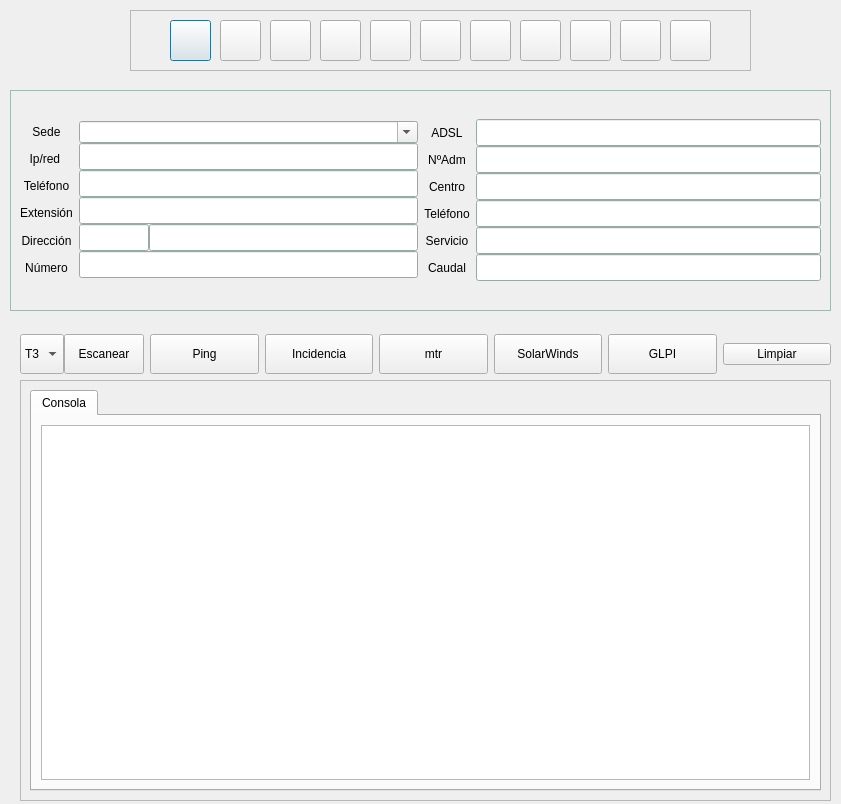
<?xml version="1.0" encoding="UTF-8"?>
<ui version="4.0">
 <class>Soporte</class>
 <widget class="QDialog" name="Soporte">
  <property name="geometry">
   <rect>
    <x>0</x>
    <y>0</y>
    <width>841</width>
    <height>804</height>
   </rect>
  </property>
  <property name="windowTitle">
   <string>Soporte</string>
  </property>
  <property name="styleSheet">
   <string notr="true">color= red;</string>
  </property>
  <widget class="QFrame" name="frame">
   <property name="geometry">
    <rect>
     <x>10</x>
     <y>90</y>
     <width>821</width>
     <height>221</height>
    </rect>
   </property>
   <property name="palette">
    <palette>
     <active>
      <colorrole role="Base">
       <brush brushstyle="SolidPattern">
        <color alpha="255">
         <red>255</red>
         <green>255</green>
         <blue>255</blue>
        </color>
       </brush>
      </colorrole>
      <colorrole role="Window">
       <brush brushstyle="SolidPattern">
        <color alpha="255">
         <red>210</red>
         <green>239</green>
         <blue>228</blue>
        </color>
       </brush>
      </colorrole>
     </active>
     <inactive>
      <colorrole role="Base">
       <brush brushstyle="SolidPattern">
        <color alpha="255">
         <red>255</red>
         <green>255</green>
         <blue>255</blue>
        </color>
       </brush>
      </colorrole>
      <colorrole role="Window">
       <brush brushstyle="SolidPattern">
        <color alpha="255">
         <red>210</red>
         <green>239</green>
         <blue>228</blue>
        </color>
       </brush>
      </colorrole>
     </inactive>
     <disabled>
      <colorrole role="Base">
       <brush brushstyle="SolidPattern">
        <color alpha="255">
         <red>210</red>
         <green>239</green>
         <blue>228</blue>
        </color>
       </brush>
      </colorrole>
      <colorrole role="Window">
       <brush brushstyle="SolidPattern">
        <color alpha="255">
         <red>210</red>
         <green>239</green>
         <blue>228</blue>
        </color>
       </brush>
      </colorrole>
     </disabled>
    </palette>
   </property>
   <property name="frameShape">
    <enum>QFrame::StyledPanel</enum>
   </property>
   <property name="frameShadow">
    <enum>QFrame::Plain</enum>
   </property>
   <property name="lineWidth">
    <number>2</number>
   </property>
   <layout class="QGridLayout" name="gridLayout_7">
    <item row="0" column="0">
     <layout class="QGridLayout" name="gridLayout_4">
      <item row="0" column="0">
       <layout class="QGridLayout" name="gridLayout_5">
        <item row="0" column="0">
         <layout class="QGridLayout" name="gridLayout_6">
          <item row="0" column="0">
           <widget class="QLabel" name="label_2">
            <property name="text">
             <string>Sede</string>
            </property>
            <property name="alignment">
             <set>Qt::AlignCenter</set>
            </property>
           </widget>
          </item>
          <item row="1" column="0">
           <widget class="QLabel" name="label">
            <property name="text">
             <string>Ip/red </string>
            </property>
            <property name="alignment">
             <set>Qt::AlignCenter</set>
            </property>
           </widget>
          </item>
          <item row="2" column="0">
           <widget class="QLabel" name="label_3">
            <property name="text">
             <string>Teléfono</string>
            </property>
            <property name="alignment">
             <set>Qt::AlignCenter</set>
            </property>
           </widget>
          </item>
          <item row="3" column="0">
           <widget class="QLabel" name="label_4">
            <property name="text">
             <string>Extensión</string>
            </property>
            <property name="alignment">
             <set>Qt::AlignCenter</set>
            </property>
           </widget>
          </item>
          <item row="4" column="0">
           <widget class="QLabel" name="label_5">
            <property name="text">
             <string>Dirección</string>
            </property>
            <property name="alignment">
             <set>Qt::AlignCenter</set>
            </property>
           </widget>
          </item>
          <item row="5" column="0">
           <widget class="QLabel" name="label_6">
            <property name="text">
             <string>Número</string>
            </property>
            <property name="alignment">
             <set>Qt::AlignCenter</set>
            </property>
           </widget>
          </item>
         </layout>
        </item>
        <item row="0" column="1">
         <layout class="QVBoxLayout" name="verticalLayout_2">
          <property name="spacing">
           <number>0</number>
          </property>
          <item>
           <widget class="QComboBox" name="cb_sede">
            <property name="minimumSize">
             <size>
              <width>320</width>
              <height>0</height>
             </size>
            </property>
            <property name="editable">
             <bool>true</bool>
            </property>
           </widget>
          </item>
          <item>
           <widget class="QLineEdit" name="lineEdit_ip">
            <property name="minimumSize">
             <size>
              <width>320</width>
              <height>27</height>
             </size>
            </property>
            <property name="focusPolicy">
             <enum>Qt::StrongFocus</enum>
            </property>
           </widget>
          </item>
          <item>
           <widget class="QLineEdit" name="lineEdit_telefono">
            <property name="minimumSize">
             <size>
              <width>320</width>
              <height>27</height>
             </size>
            </property>
           </widget>
          </item>
          <item>
           <widget class="QLineEdit" name="lineEdit_extension">
            <property name="minimumSize">
             <size>
              <width>320</width>
              <height>27</height>
             </size>
            </property>
           </widget>
          </item>
          <item>
           <layout class="QGridLayout" name="gridLayout_3">
            <property name="sizeConstraint">
             <enum>QLayout::SetDefaultConstraint</enum>
            </property>
            <property name="verticalSpacing">
             <number>0</number>
            </property>
            <item row="0" column="0">
             <widget class="QLineEdit" name="lineEdit_direccion_tipo">
              <property name="minimumSize">
               <size>
                <width>50</width>
                <height>27</height>
               </size>
              </property>
              <property name="maximumSize">
               <size>
                <width>70</width>
                <height>16777215</height>
               </size>
              </property>
             </widget>
            </item>
            <item row="0" column="1">
             <widget class="QLineEdit" name="lineEdit_direccion">
              <property name="minimumSize">
               <size>
                <width>200</width>
                <height>27</height>
               </size>
              </property>
             </widget>
            </item>
           </layout>
          </item>
          <item>
           <widget class="QLineEdit" name="lineEdit_numero">
            <property name="minimumSize">
             <size>
              <width>320</width>
              <height>27</height>
             </size>
            </property>
           </widget>
          </item>
         </layout>
        </item>
       </layout>
      </item>
      <item row="0" column="1">
       <layout class="QHBoxLayout" name="horizontalLayout_5">
        <item>
         <layout class="QVBoxLayout" name="verticalLayout_3">
          <property name="spacing">
           <number>0</number>
          </property>
          <item>
           <widget class="QLabel" name="label_7">
            <property name="text">
             <string>ADSL</string>
            </property>
            <property name="alignment">
             <set>Qt::AlignCenter</set>
            </property>
           </widget>
          </item>
          <item>
           <widget class="QLabel" name="label_8">
            <property name="text">
             <string>NºAdm</string>
            </property>
            <property name="alignment">
             <set>Qt::AlignCenter</set>
            </property>
           </widget>
          </item>
          <item>
           <widget class="QLabel" name="label_9">
            <property name="text">
             <string>Centro</string>
            </property>
            <property name="alignment">
             <set>Qt::AlignCenter</set>
            </property>
           </widget>
          </item>
          <item>
           <widget class="QLabel" name="label_10">
            <property name="text">
             <string>Teléfono</string>
            </property>
            <property name="alignment">
             <set>Qt::AlignCenter</set>
            </property>
           </widget>
          </item>
          <item>
           <widget class="QLabel" name="label_11">
            <property name="text">
             <string>Servicio</string>
            </property>
            <property name="alignment">
             <set>Qt::AlignCenter</set>
            </property>
           </widget>
          </item>
          <item>
           <widget class="QLabel" name="label_12">
            <property name="text">
             <string>Caudal</string>
            </property>
            <property name="alignment">
             <set>Qt::AlignCenter</set>
            </property>
           </widget>
          </item>
         </layout>
        </item>
        <item>
         <layout class="QVBoxLayout" name="verticalLayout_4">
          <property name="spacing">
           <number>0</number>
          </property>
          <item>
           <widget class="QLineEdit" name="lineEdit_adsl">
            <property name="minimumSize">
             <size>
              <width>320</width>
              <height>27</height>
             </size>
            </property>
           </widget>
          </item>
          <item>
           <widget class="QLineEdit" name="lineEdit_n_adm">
            <property name="minimumSize">
             <size>
              <width>320</width>
              <height>27</height>
             </size>
            </property>
           </widget>
          </item>
          <item>
           <widget class="QLineEdit" name="lineEdit_centro">
            <property name="minimumSize">
             <size>
              <width>320</width>
              <height>27</height>
             </size>
            </property>
           </widget>
          </item>
          <item>
           <widget class="QLineEdit" name="lineEdit_telefono_centro">
            <property name="minimumSize">
             <size>
              <width>320</width>
              <height>27</height>
             </size>
            </property>
           </widget>
          </item>
          <item>
           <widget class="QLineEdit" name="lineEdit_servicio">
            <property name="minimumSize">
             <size>
              <width>320</width>
              <height>27</height>
             </size>
            </property>
           </widget>
          </item>
          <item>
           <widget class="QLineEdit" name="lineEdit_caudal">
            <property name="minimumSize">
             <size>
              <width>320</width>
              <height>27</height>
             </size>
            </property>
           </widget>
          </item>
         </layout>
        </item>
       </layout>
      </item>
     </layout>
    </item>
   </layout>
  </widget>
  <widget class="QFrame" name="frame_2">
   <property name="geometry">
    <rect>
     <x>130</x>
     <y>10</y>
     <width>621</width>
     <height>61</height>
    </rect>
   </property>
   <property name="minimumSize">
    <size>
     <width>570</width>
     <height>61</height>
    </size>
   </property>
   <property name="frameShape">
    <enum>QFrame::StyledPanel</enum>
   </property>
   <property name="frameShadow">
    <enum>QFrame::Raised</enum>
   </property>
   <widget class="QPushButton" name="pB_gmenu">
    <property name="geometry">
     <rect>
      <x>40</x>
      <y>10</y>
      <width>41</width>
      <height>41</height>
     </rect>
    </property>
    <property name="toolTip">
     <string>MOAD</string>
    </property>
    <property name="toolTipDuration">
     <number>-1</number>
    </property>
    <property name="text">
     <string/>
    </property>
    <property name="icon">
     <iconset resource="../iconos.qrc">
      <normaloff>:/imagenes/iconos/soporte/moad.png</normaloff>:/imagenes/iconos/soporte/moad.png</iconset>
    </property>
    <property name="iconSize">
     <size>
      <width>30</width>
      <height>30</height>
     </size>
    </property>
   </widget>
   <widget class="QPushButton" name="pB_gtablon">
    <property name="geometry">
     <rect>
      <x>140</x>
      <y>10</y>
      <width>41</width>
      <height>41</height>
     </rect>
    </property>
    <property name="toolTip">
     <string>GTablón</string>
    </property>
    <property name="toolTipDuration">
     <number>-1</number>
    </property>
    <property name="text">
     <string/>
    </property>
    <property name="icon">
     <iconset resource="../iconos.qrc">
      <normaloff>:/imagenes/iconos/soporte/gtablon.png</normaloff>:/imagenes/iconos/soporte/gtablon.png</iconset>
    </property>
    <property name="iconSize">
     <size>
      <width>30</width>
      <height>30</height>
     </size>
    </property>
   </widget>
   <widget class="QPushButton" name="pB_isl">
    <property name="geometry">
     <rect>
      <x>440</x>
      <y>10</y>
      <width>41</width>
      <height>41</height>
     </rect>
    </property>
    <property name="toolTip">
     <string>ISLOnline</string>
    </property>
    <property name="text">
     <string/>
    </property>
    <property name="icon">
     <iconset resource="../iconos.qrc">
      <normaloff>:/imagenes/iconos/soporte/ISL50x50.png</normaloff>:/imagenes/iconos/soporte/ISL50x50.png</iconset>
    </property>
    <property name="iconSize">
     <size>
      <width>30</width>
      <height>30</height>
     </size>
    </property>
   </widget>
   <widget class="QPushButton" name="pB_citrix">
    <property name="geometry">
     <rect>
      <x>340</x>
      <y>10</y>
      <width>41</width>
      <height>41</height>
     </rect>
    </property>
    <property name="toolTip">
     <string>Citrix</string>
    </property>
    <property name="toolTipDuration">
     <number>-1</number>
    </property>
    <property name="text">
     <string/>
    </property>
    <property name="icon">
     <iconset resource="../iconos.qrc">
      <normaloff>:/imagenes/iconos/soporte/citrix.png</normaloff>:/imagenes/iconos/soporte/citrix.png</iconset>
    </property>
    <property name="iconSize">
     <size>
      <width>30</width>
      <height>30</height>
     </size>
    </property>
   </widget>
   <widget class="QPushButton" name="pB_epol">
    <property name="geometry">
     <rect>
      <x>190</x>
      <y>10</y>
      <width>41</width>
      <height>41</height>
     </rect>
    </property>
    <property name="toolTip">
     <string>EPol</string>
    </property>
    <property name="toolTipDuration">
     <number>-1</number>
    </property>
    <property name="text">
     <string/>
    </property>
    <property name="icon">
     <iconset resource="../iconos.qrc">
      <normaloff>:/imagenes/iconos/soporte/epol.png</normaloff>:/imagenes/iconos/soporte/epol.png</iconset>
    </property>
    <property name="iconSize">
     <size>
      <width>30</width>
      <height>30</height>
     </size>
    </property>
   </widget>
   <widget class="QPushButton" name="pB_aytos">
    <property name="geometry">
     <rect>
      <x>390</x>
      <y>10</y>
      <width>41</width>
      <height>41</height>
     </rect>
    </property>
    <property name="toolTip">
     <string>Incidencias Sede</string>
    </property>
    <property name="toolTipDuration">
     <number>-1</number>
    </property>
    <property name="text">
     <string/>
    </property>
    <property name="icon">
     <iconset resource="../iconos.qrc">
      <normaloff>:/imagenes/iconos/soporte/aytos.png</normaloff>:/imagenes/iconos/soporte/aytos.png</iconset>
    </property>
    <property name="iconSize">
     <size>
      <width>30</width>
      <height>30</height>
     </size>
    </property>
   </widget>
   <widget class="QPushButton" name="pB_portafirmas">
    <property name="geometry">
     <rect>
      <x>90</x>
      <y>10</y>
      <width>41</width>
      <height>41</height>
     </rect>
    </property>
    <property name="toolTip">
     <string>Portafirmas</string>
    </property>
    <property name="toolTipDuration">
     <number>-1</number>
    </property>
    <property name="text">
     <string/>
    </property>
    <property name="icon">
     <iconset resource="../iconos.qrc">
      <normaloff>:/imagenes/iconos/soporte/portafirmas.png</normaloff>:/imagenes/iconos/soporte/portafirmas.png</iconset>
    </property>
    <property name="iconSize">
     <size>
      <width>30</width>
      <height>30</height>
     </size>
    </property>
   </widget>
   <widget class="QPushButton" name="pB_listin">
    <property name="geometry">
     <rect>
      <x>490</x>
      <y>10</y>
      <width>41</width>
      <height>41</height>
     </rect>
    </property>
    <property name="toolTip">
     <string>Listin Telefónico</string>
    </property>
    <property name="toolTipDuration">
     <number>-1</number>
    </property>
    <property name="text">
     <string/>
    </property>
    <property name="icon">
     <iconset resource="../iconos.qrc">
      <normaloff>:/imagenes/iconos/soporte/listin.jpeg</normaloff>:/imagenes/iconos/soporte/listin.jpeg</iconset>
    </property>
    <property name="iconSize">
     <size>
      <width>30</width>
      <height>30</height>
     </size>
    </property>
   </widget>
   <widget class="QPushButton" name="pB_perilContratante">
    <property name="geometry">
     <rect>
      <x>290</x>
      <y>10</y>
      <width>41</width>
      <height>41</height>
     </rect>
    </property>
    <property name="toolTip">
     <string>Portal del Contratante</string>
    </property>
    <property name="toolTipDuration">
     <number>-1</number>
    </property>
    <property name="text">
     <string/>
    </property>
    <property name="icon">
     <iconset resource="../iconos.qrc">
      <normaloff>:/imagenes/iconos/soporte/perfilcontratante.png</normaloff>:/imagenes/iconos/soporte/perfilcontratante.png</iconset>
    </property>
    <property name="iconSize">
     <size>
      <width>30</width>
      <height>30</height>
     </size>
    </property>
   </widget>
   <widget class="QPushButton" name="pB_guadaltel">
    <property name="geometry">
     <rect>
      <x>240</x>
      <y>10</y>
      <width>41</width>
      <height>41</height>
     </rect>
    </property>
    <property name="toolTip">
     <string>Redmine</string>
    </property>
    <property name="toolTipDuration">
     <number>-1</number>
    </property>
    <property name="text">
     <string/>
    </property>
    <property name="icon">
     <iconset resource="../iconos.qrc">
      <normaloff>:/imagenes/iconos/soporte/guadaltel.png</normaloff>:/imagenes/iconos/soporte/guadaltel.png</iconset>
    </property>
    <property name="iconSize">
     <size>
      <width>30</width>
      <height>30</height>
     </size>
    </property>
   </widget>
   <widget class="QPushButton" name="pB_linphone">
    <property name="geometry">
     <rect>
      <x>540</x>
      <y>10</y>
      <width>41</width>
      <height>41</height>
     </rect>
    </property>
    <property name="toolTip">
     <string>&lt;html&gt;&lt;head/&gt;&lt;body&gt;&lt;p&gt;Realiza llamada al teléfono del centro&lt;/p&gt;&lt;/body&gt;&lt;/html&gt;</string>
    </property>
    <property name="toolTipDuration">
     <number>-1</number>
    </property>
    <property name="text">
     <string/>
    </property>
    <property name="icon">
     <iconset resource="../iconos.qrc">
      <normaloff>:/imagenes/iconos/soporte/linphone.png</normaloff>:/imagenes/iconos/soporte/linphone.png</iconset>
    </property>
    <property name="iconSize">
     <size>
      <width>30</width>
      <height>30</height>
     </size>
    </property>
   </widget>
  </widget>
  <widget class="QScrollArea" name="scrollArea">
   <property name="geometry">
    <rect>
     <x>20</x>
     <y>380</y>
     <width>811</width>
     <height>421</height>
    </rect>
   </property>
   <property name="widgetResizable">
    <bool>true</bool>
   </property>
   <widget class="QWidget" name="scrollAreaWidgetContents">
    <property name="geometry">
     <rect>
      <x>0</x>
      <y>0</y>
      <width>807</width>
      <height>417</height>
     </rect>
    </property>
    <layout class="QGridLayout" name="gridLayout_2">
     <item row="0" column="0">
      <widget class="QTabWidget" name="tabWidget">
       <property name="styleSheet">
        <string notr="true">color=blue</string>
       </property>
       <property name="currentIndex">
        <number>0</number>
       </property>
       <widget class="QWidget" name="consola">
        <attribute name="title">
         <string>Consola</string>
        </attribute>
        <layout class="QGridLayout" name="gridLayout">
         <item row="0" column="0">
          <widget class="QPlainTextEdit" name="TextoSalida">
           <property name="focusPolicy">
            <enum>Qt::NoFocus</enum>
           </property>
           <property name="styleSheet">
            <string notr="true">color=blue</string>
           </property>
           <property name="readOnly">
            <bool>false</bool>
           </property>
          </widget>
         </item>
        </layout>
       </widget>
      </widget>
     </item>
    </layout>
   </widget>
  </widget>
  <widget class="QWidget" name="layoutWidget">
   <property name="geometry">
    <rect>
     <x>20</x>
     <y>330</y>
     <width>811</width>
     <height>48</height>
    </rect>
   </property>
   <layout class="QHBoxLayout" name="horizontalLayout_3">
    <item>
     <layout class="QHBoxLayout" name="horizontalLayout_2">
      <property name="spacing">
       <number>0</number>
      </property>
      <item>
       <widget class="QComboBox" name="cb_escaner">
        <property name="minimumSize">
         <size>
          <width>0</width>
          <height>40</height>
         </size>
        </property>
        <property name="maximumSize">
         <size>
          <width>45</width>
          <height>16777215</height>
         </size>
        </property>
        <property name="toolTip">
         <string>&lt;html&gt;&lt;head/&gt;&lt;body&gt;&lt;p&gt;T1 - Muy intensa, pero muy lenta&lt;/p&gt;&lt;p&gt;T2 - Intensiva y lenta&lt;/p&gt;&lt;p&gt;T3 - Por defecto, intermedia&lt;/p&gt;&lt;p&gt;T4 - Rapida, puede haber perdida de equipos&lt;/p&gt;&lt;p&gt;T5 - Muy rápida, es muy probable que se pierdan equipos&lt;/p&gt;&lt;p&gt;&lt;br/&gt;&lt;/p&gt;&lt;/body&gt;&lt;/html&gt;</string>
        </property>
        <property name="currentText">
         <string>T3</string>
        </property>
        <property name="currentIndex">
         <number>2</number>
        </property>
        <property name="maxVisibleItems">
         <number>5</number>
        </property>
        <item>
         <property name="text">
          <string>T1</string>
         </property>
        </item>
        <item>
         <property name="text">
          <string>T2</string>
         </property>
        </item>
        <item>
         <property name="text">
          <string>T3</string>
         </property>
        </item>
        <item>
         <property name="text">
          <string>T4</string>
         </property>
        </item>
        <item>
         <property name="text">
          <string>T5</string>
         </property>
        </item>
       </widget>
      </item>
      <item>
       <widget class="QPushButton" name="Btn_Buscar">
        <property name="minimumSize">
         <size>
          <width>0</width>
          <height>40</height>
         </size>
        </property>
        <property name="text">
         <string>Escanear</string>
        </property>
       </widget>
      </item>
     </layout>
    </item>
    <item>
     <widget class="QPushButton" name="Btn_Ping">
      <property name="minimumSize">
       <size>
        <width>0</width>
        <height>40</height>
       </size>
      </property>
      <property name="text">
       <string>Ping</string>
      </property>
     </widget>
    </item>
    <item>
     <widget class="QPushButton" name="Btn_Incidencia">
      <property name="minimumSize">
       <size>
        <width>0</width>
        <height>40</height>
       </size>
      </property>
      <property name="text">
       <string>Incidencia</string>
      </property>
     </widget>
    </item>
    <item>
     <widget class="QPushButton" name="Btn_Mtr">
      <property name="minimumSize">
       <size>
        <width>0</width>
        <height>40</height>
       </size>
      </property>
      <property name="text">
       <string>mtr</string>
      </property>
     </widget>
    </item>
    <item>
     <widget class="QPushButton" name="Btn_Atalaya">
      <property name="minimumSize">
       <size>
        <width>0</width>
        <height>40</height>
       </size>
      </property>
      <property name="text">
       <string>SolarWinds</string>
      </property>
     </widget>
    </item>
    <item>
     <widget class="QPushButton" name="Btn_Glpi">
      <property name="minimumSize">
       <size>
        <width>0</width>
        <height>40</height>
       </size>
      </property>
      <property name="text">
       <string>GLPI</string>
      </property>
     </widget>
    </item>
    <item>
     <widget class="QPushButton" name="Btn_Limpiar">
      <property name="text">
       <string>Limpiar</string>
      </property>
      <property name="icon">
       <iconset resource="../iconos.qrc">
        <normaloff>:/imagenes/iconos/soporte/escoba.svg</normaloff>:/imagenes/iconos/soporte/escoba.svg</iconset>
      </property>
      <property name="iconSize">
       <size>
        <width>30</width>
        <height>30</height>
       </size>
      </property>
     </widget>
    </item>
   </layout>
  </widget>
  <widget class="QLabel" name="Estado">
   <property name="geometry">
    <rect>
     <x>770</x>
     <y>20</y>
     <width>41</width>
     <height>41</height>
    </rect>
   </property>
   <property name="text">
    <string/>
   </property>
  </widget>
 </widget>
 <resources>
  <include location="../iconos.qrc"/>
 </resources>
 <connections/>
</ui>
